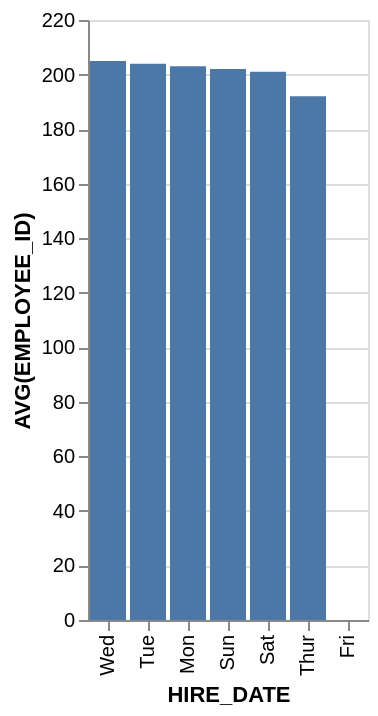

Source (Vega-Lite JSON):
### Vega-Lite specification from a JSON file in a GitHub repository (floating-point values rounded to 4 significant figures)
{"data": {"values": [{"x_data": "Wed", "y_data": 205}, {"x_data": "Tue", "y_data": 204}, {"x_data": "Mon", "y_data": 203}, {"x_data": "Sun", "y_data": 202}, {"x_data": "Sat", "y_data": 201}, {"x_data": "Thur", "y_data": 192}, {"x_data": "Fri", "y_data": 0}]}, "mark": "bar", "encoding": {"x": {"field": "x_data", "type": "nominal", "title": "HIRE_DATE", "sort": {"op": "sum", "field": "y_data", "order": "descending"}}, "y": {"field": "y_data", "type": "quantitative", "title": "AVG(EMPLOYEE_ID)"}}}
